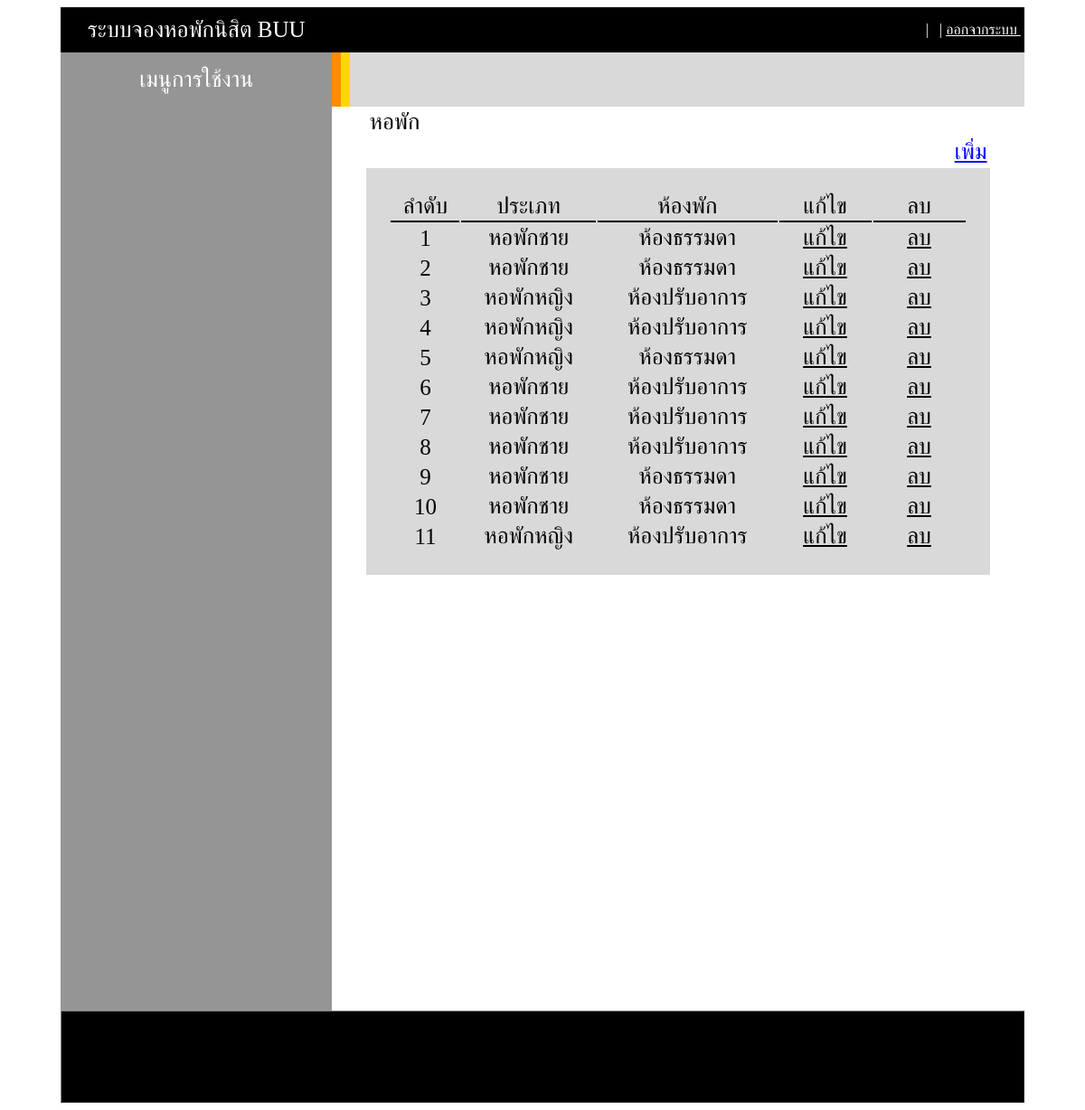
The page /addon.php on the database its author committed.
### tables this page shows
CREATE TABLE `dorm` (
  `id` int(11) NOT NULL,
  `name` varchar(255) NOT NULL,
  `type` varchar(255) NOT NULL,
  `room` varchar(255) NOT NULL,
  `user1` varchar(255) NOT NULL,
  `user2` varchar(255) NOT NULL
);

### addon.php (the view, shortened to what this page needs)
<?php include "header.php" ; ?>
<table width="90%">
<tr><td class="tl tsiz">หอพัก</td></tr>
<tr><td class="tr tsiz"><a href="dormadd.php" class='ahre1'>เพิ่ม</a></td></tr>
</table>
<table width="90%" class="tc ta1 tsiz">
<tr><td class="td1">ลำดับ</td><td class="td1">ประเภท</td><td class="td1">ห้องพัก</td><td class="td1" width=100>แก้ไข</td><td class="td1" width=100>ลบ</td></tr>
<?php
$sql = "SELECT * FROM dorm";
$result = $conn->query($sql);
  $i=1;
  while($row = $result->fetch_assoc()) {
    $id = $row['id'];
    $name = $row['name'];
    $type = $row['type'];
    echo "<tr><td>$i</td><td>$name </td><td> $type</td>
    <td><a href='dormedit.php?id=$id' class='ahre'>แก้ไข</a></td>
    <td><a href='dormedit.php?del=$id' class='ahre'>ลบ</a></td>
    </tr>";
    $i=$i+1;
  }
?>
</table>
<?php include "footer.php" ; ?>

### header.php (style rules this page uses)
.tc { text-align: center; }
.tr { text-align: right; }

### addon.php (style rules this page uses)
.tr { text-align: right; }
.tl { text-align: left; }
.tc { text-align: center; }
.tsiz { font-size: 25px; }
.ta1 { background: #D9D9D9; padding: 25px; }
.td1 { border-bottom: 2px solid black; }
.ahre { color: black; }
.ahre1 { color: blue; }

### rows shown on the page
dorm: name "หอพักชาย", type "ห้องธรรมดา"
dorm: name "หอพักชาย", type "ห้องธรรมดา"
dorm: name "หอพักหญิง", type "ห้องปรับอาการ"
dorm: name "หอพักหญิง", type "ห้องปรับอาการ"
dorm: name "หอพักหญิง", type "ห้องธรรมดา"
dorm: name "หอพักชาย", type "ห้องปรับอาการ"
dorm: name "หอพักชาย", type "ห้องปรับอาการ"
dorm: name "หอพักชาย", type "ห้องปรับอาการ"
dorm: name "หอพักชาย", type "ห้องธรรมดา"
dorm: name "หอพักชาย", type "ห้องธรรมดา"
dorm: name "หอพักหญิง", type "ห้องปรับอาการ"
